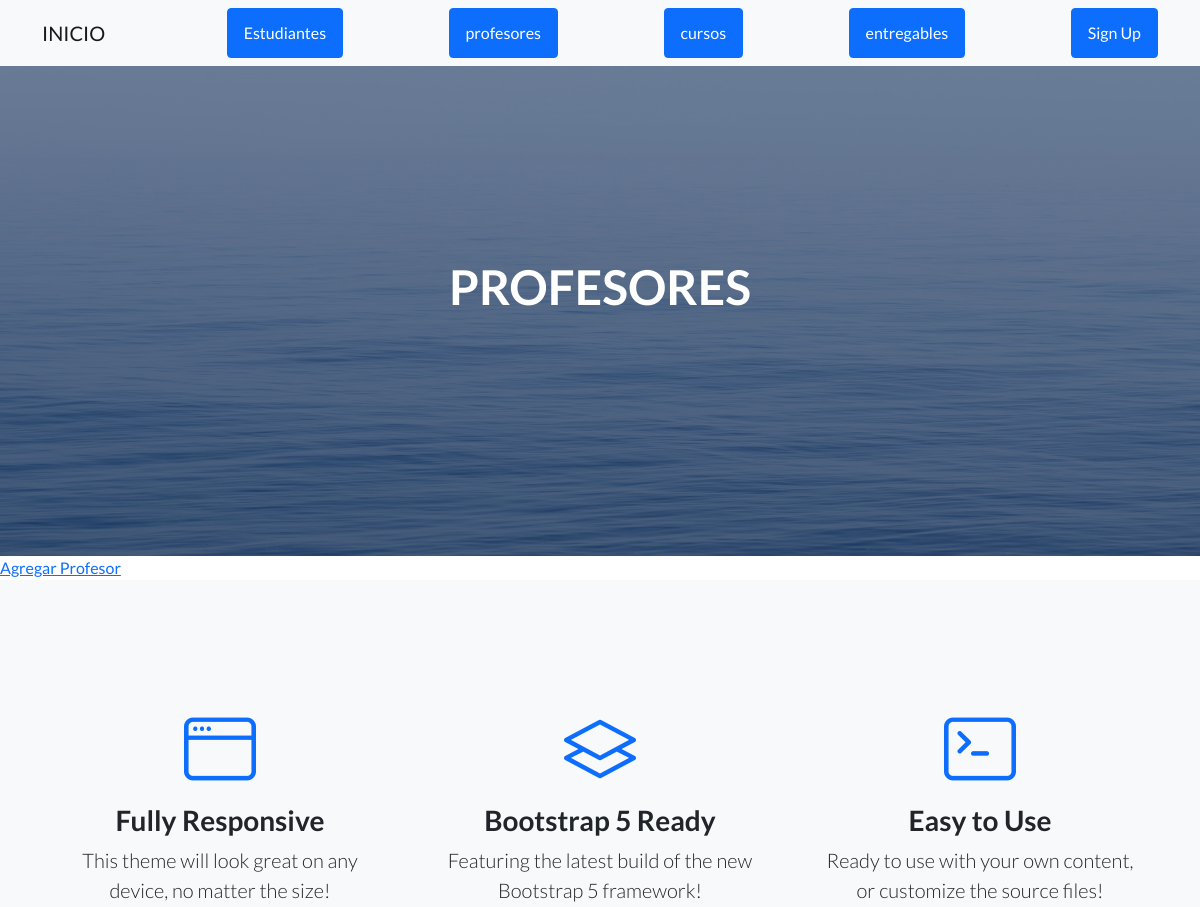
The page /AppCoder/leerprofesores/ (upper part) on the database as committed earlier.
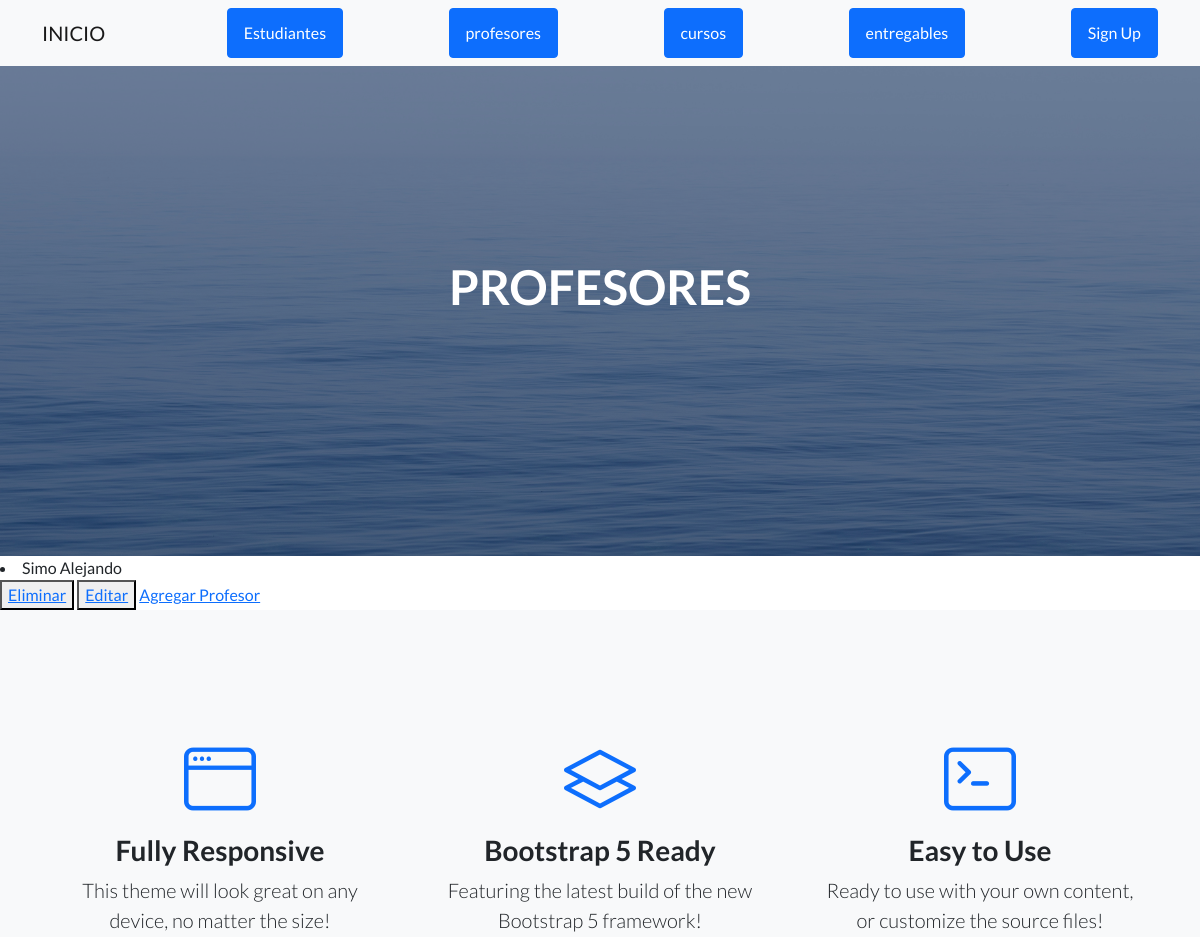
The same page on the database as committed later.
### AppCoder/models.py (models this page shows)
class Profesor(models.Model):
    nombre= models.CharField(max_length=50)
    apellido= models.CharField(max_length=50)
    email= models.EmailField()
    profesion= models.CharField(max_length=50)
    def __str__(self):
        return self.apellido + " " + self.nombre

### AppCoder/views.py (the view)
# urls.py: path('leerprofesores/', leerprofesores, name='leerprofesores'),
def leerprofesores(request):
    profesores= Profesor.objects.all()
    contexto={"profesores":profesores}
    return render(request, "AppCoder/leerprofesores.html",contexto)

### AppCoder/templates/AppCoder/leerprofesores.html
{% extends "AppCoder/padre.html" %}
{% load static %}
{% block titulo %}
<h1 class="mb-5">PROFESORES</h1>
{% endblock %}
{% block contenido_que_cambia %}
{% for profesor in profesores %}
    <li>{{ profesor }}</li>
    <button>
        <a href="{% url 'eliminarprofesor' profesor.nombre %}"> Eliminar</a>
    </button>
    <button>
        <a href="{% url 'editarprofesor' profesor.nombre %}"> Editar</a>
    </button>
{% endfor %}
<a href="{% url 'profeformulario' %}"> Agregar Profesor</a>
{% endblock %}

Rows that differ between the two databases and show on the page:
added Profesor: apellido+nombre "Simo Alejando"
